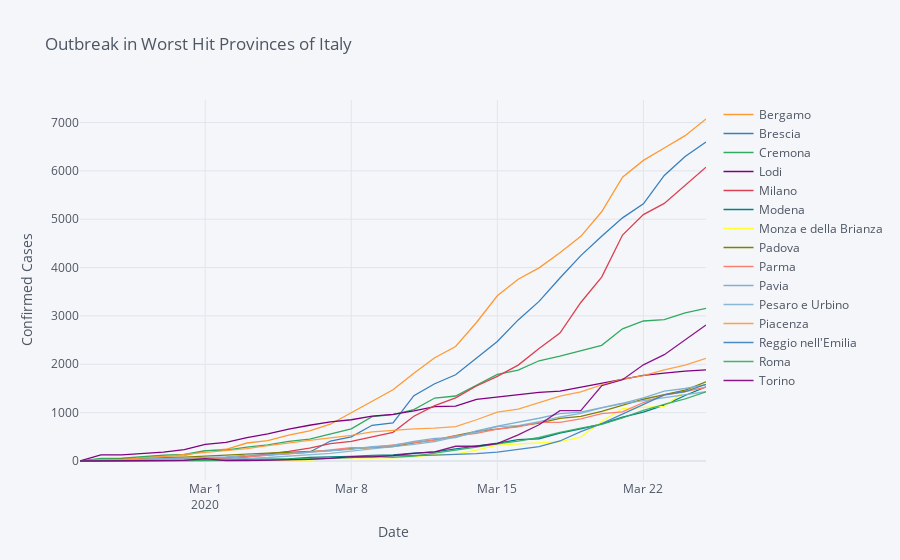

Notebook code cell kept with this figure:
### Code cell
top_provinces = clean_province_data.groupby("province")["total positive cases"].max().sort_values(ascending=False).head(15)
print(top_provinces)
top_province_data = clean_province_data[clean_province_data["province"].isin(top_provinces.keys())]
province_plot_data = top_province_data.pivot(index="date", columns="province", values="total positive cases")
province_plot_data.iplot(title="Outbreak in Worst Hit Provinces of Italy", xTitle="Date", yTitle="Confirmed Cases")
